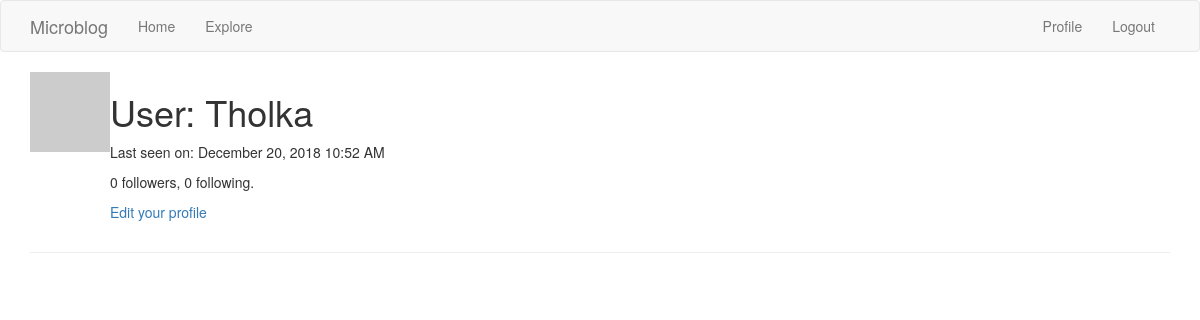
The app's page /user/Tholka (signed in), older data.
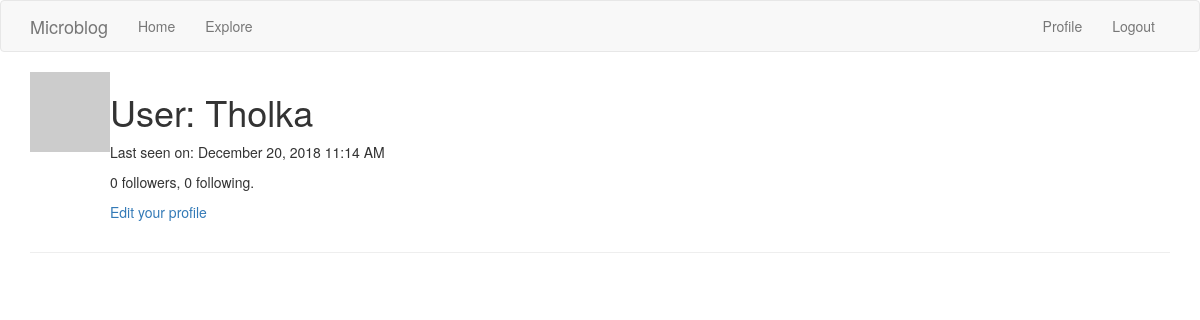
The same page, newer data.
### appdir/models.py (models this page shows, shortened)
class User(UserMixin, db.Model):
    id = db.Column(db.Integer, primary_key=True)
    username = db.Column(db.String(64), index=True, unique=True)
    email = db.Column(db.String(120), index=True, unique=True)
    password_hash = db.Column(db.String(128))
    posts = db.relationship('Post', backref='author', lazy='dynamic')
    about_me = db.Column(db.String(140))
    last_seen = db.Column(db.DateTime, default=datetime.utcnow)
    followed = db.relationship(
        'User', secondary=followers,
        primaryjoin=(followers.c.follower_id == id),
        secondaryjoin=(followers.c.followed_id == id),
        backref=db.backref('followers', lazy='dynamic'), lazy='dynamic')
    def avatar(self, size):
        digest = md5(self.email.lower().encode('utf-8')).hexdigest()
        return 'https://www.gravatar.com/avatar/{}?d=identicon&s={}'.format(digest, size)

### appdir/routes.py (the view)
@app.route('/user/<username>')
@login_required
def user(username):
    user = User.query.filter_by(username=username).first_or_404()
    page = request.args.get('page', 1, type=int)
    posts = user.posts.order_by(Post.timestamp.desc()).paginate(page, app.config['POSTS_PER_PAGE'], False)
    next_url = url_for('user', username=user.username, page=posts.next_num) if posts.has_next else None
    prev_url = url_for('user', username=user.username, page=posts.prev_num) if posts.has_prev else None
    return render_template('user.html', user=user, posts=posts.items, next_url=next_url, prev_url=prev_url)

### appdir/models.py (called while the page is built)
@login.user_loader
def load_user(id):
    return User.query.get(int(id))

### appdir/routes.py (called while the page is built)
@app.before_request
def before_request():
    if current_user.is_authenticated:
        current_user.last_seen = datetime.utcnow()
        db.session.commit()

### appdir/templates/user.html (shortened to what this page needs)
{% extends "base.html" %}
{% block app_content %}
    <table>
        <tr valign="top">
            <td><img src="{{ user.avatar(128) }}"></td>
            <td>
                <h1>User: {{ user.username }}</h1>
                {% if user.last_seen %}<p>Last seen on: {{ moment(user.last_seen).format('LLL') }}</p>{% endif %}
                <p>{{ user.followers.count() }} followers, {{ user.followed.count() }} following.</p>
                {% if user == current_user %}
                <p><a href="{{ url_for('edit_profile') }}">Edit your profile</a></p>
                {% elif not current_user.is_following(user) %}
                <p><a href="{{ url_for('follow', username=user.username) }}">Follow</a></p>
                {% else %}
                <p><a href="{{ url_for('unfollow', username=user.username) }}">Unfollow</a></p>
                {% endif %}
            </td>
        </tr>
    </table>
    <hr>
{% endblock %}

### appdir/templates/base.html (shortened to what this page needs)
{% extends 'bootstrap/base.html' %}
{% block navbar %}
    <nav class="navbar navbar-default">
        <div class="container">
            <div class="navbar-header">
                <a class="navbar-brand" href="{{ url_for('index') }}">Microblog</a>
            </div>
            <div class="collapse navbar-collapse" id="bs-example-navbar-collapse-1">
                <ul class="nav navbar-nav">
                    <li><a href="{{ url_for('index') }}">Home</a></li>
                    <li><a href="{{ url_for('explore') }}">Explore</a></li>
                </ul>
                <ul class="nav navbar-nav navbar-right">
                    {% if current_user.is_anonymous %}
                    <li><a href="{{ url_for('login') }}">Login</a></li>
                    {% else %}
                    <li><a href="{{ url_for('user', username=current_user.username) }}">Profile</a></li>
                    <li><a href="{{ url_for('logout') }}">Logout</a></li>
                    {% endif %}
                </ul>
            </div>
        </div>
    </nav>
{% endblock %}
{% block content %}
    <div class="container">
        {% block app_content %}{% endblock %}
    </div>
{% endblock %}

Row changes from the older to the newer data that the page shows:
changed User "Tholka": last_seen "December 20, 2018 10:52 AM" → "December 20, 2018 11:14 AM"
